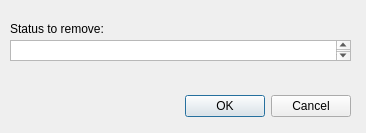
<?xml version="1.0" encoding="UTF-8"?>
<ui version="4.0">
 <class>Dialog</class>
 <widget class="QDialog" name="Dialog">
  <property name="windowModality">
   <enum>Qt::ApplicationModal</enum>
  </property>
  <property name="geometry">
   <rect>
    <x>0</x>
    <y>0</y>
    <width>366</width>
    <height>133</height>
   </rect>
  </property>
  <property name="windowTitle">
   <string>Remove Status</string>
  </property>
  <widget class="QDialogButtonBox" name="buttonBox">
   <property name="geometry">
    <rect>
     <x>10</x>
     <y>90</y>
     <width>341</width>
     <height>32</height>
    </rect>
   </property>
   <property name="orientation">
    <enum>Qt::Horizontal</enum>
   </property>
   <property name="standardButtons">
    <set>QDialogButtonBox::Cancel|QDialogButtonBox::Ok</set>
   </property>
  </widget>
  <widget class="QLabel" name="label">
   <property name="geometry">
    <rect>
     <x>10</x>
     <y>20</y>
     <width>121</width>
     <height>17</height>
    </rect>
   </property>
   <property name="text">
    <string>Status to remove:</string>
   </property>
  </widget>
  <widget class="QTextEdit" name="textEdit">
   <property name="geometry">
    <rect>
     <x>10</x>
     <y>40</y>
     <width>341</width>
     <height>21</height>
    </rect>
   </property>
  </widget>
 </widget>
 <resources/>
 <connections>
  <connection>
   <sender>buttonBox</sender>
   <signal>accepted()</signal>
   <receiver>Dialog</receiver>
   <slot>accept()</slot>
   <hints>
    <hint type="sourcelabel">
     <x>228</x>
     <y>104</y>
    </hint>
    <hint type="destinationlabel">
     <x>157</x>
     <y>132</y>
    </hint>
   </hints>
  </connection>
  <connection>
   <sender>buttonBox</sender>
   <signal>rejected()</signal>
   <receiver>Dialog</receiver>
   <slot>reject()</slot>
   <hints>
    <hint type="sourcelabel">
     <x>296</x>
     <y>110</y>
    </hint>
    <hint type="destinationlabel">
     <x>286</x>
     <y>132</y>
    </hint>
   </hints>
  </connection>
 </connections>
</ui>
